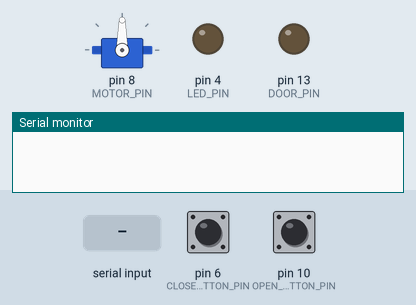
The sketch below on a simulated Arduino Uno, built with avr-gcc and run on an emulated ATmega328P. Parts: servo, output pins drawn as LEDs (lit = HIGH), the last lines printed to the serial monitor. The inputs (shaded band) are chosen by the test bench; at power-on: pin 10 (OPEN_BUTTON_PIN) LOW, pin 6 (CLOSE_BUTTON_PIN) LOW.

Above: at 1.2 s.
1.3 s: pin 10 (OPEN_BUTTON_PIN) pulled HIGH for 0.15 s
At 2.9 s:
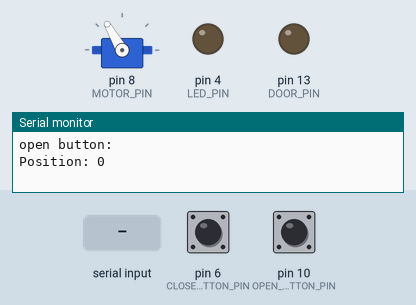
3.4 s: pin 6 (CLOSE_BUTTON_PIN) pulled HIGH for 3.2 s
At 7.8 s:
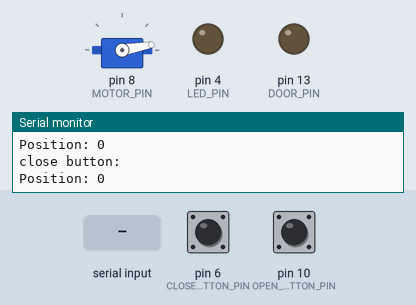
8.1 s: byte 72 (DOOR_TRIGGER) received over Serial
At 8.7 s:
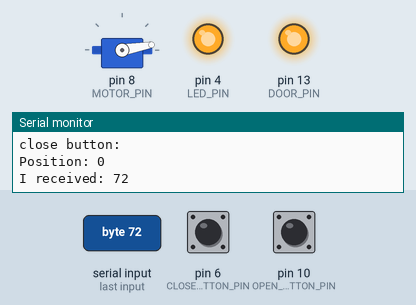
10.6 s: pin 10 (OPEN_BUTTON_PIN) pulled HIGH for 1 s
At 11.44 s:
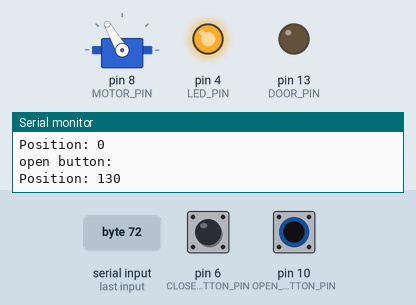
13.1 s: byte 72 (DOOR_TRIGGER) received over Serial
At 13.7 s:
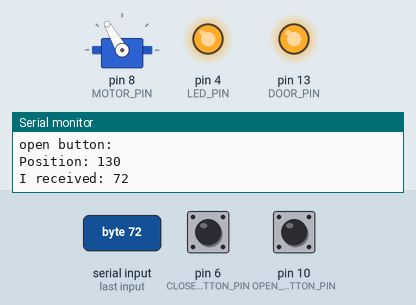
15.6 s: pin 6 (CLOSE_BUTTON_PIN) pulled HIGH for 0.15 s
At 16.05 s:
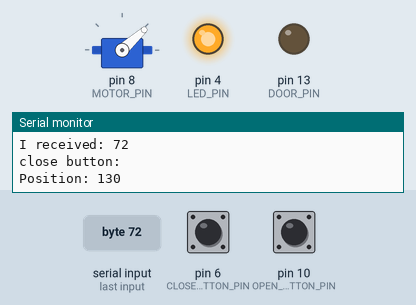
Timing chart, 0 to 18.6 s (numbered marks = the images above; inputs shaded):
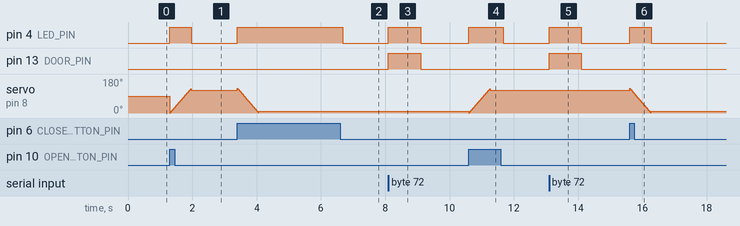

Measured:
- after the input at 1.3 s, pin 4 (LED_PIN): LOW → HIGH at once, → LOW 0.67 s later
- after the input at 3.4 s, pin 4 (LED_PIN): LOW → HIGH at once, → LOW 3.3 s later
- after the input at 8.1 s, pin 4 (LED_PIN), pin 13 (DOOR_PIN): LOW → HIGH at once, → LOW 1.0 s later
- after the input at 10.6 s, pin 4 (LED_PIN): LOW → HIGH at once, → LOW 1.1 s later
- after the input at 13.1 s, pin 4 (LED_PIN), pin 13 (DOOR_PIN): LOW → HIGH at once, → LOW 1.0 s later
- after the input at 15.6 s, pin 4 (LED_PIN): LOW → HIGH at once, → LOW 0.67 s later

The sketch:

Door.ino
```cpp
#include <Servo.h>
#define DELAY 1000
#define DOOR_TRIGGER 72
#define UNLOCK_TRIGGER 73
#define LOCK_TRIGGER 74
#define FINAL_POSITION 130
#define MOTOR_DELAY 5

#define LED_PIN 4
#define MOTOR_PIN 8
#define DOOR_PIN 13
#define OPEN_BUTTON_PIN 10
#define CLOSE_BUTTON_PIN 6
int incomingByte = 0;   // for incoming serial data
Servo myServo;
int pos = 0;
int openButtonState = 0;
int closeButtonState = 0;


void lightOn() {
  digitalWrite(LED_PIN, HIGH);   // turn the LED on (HIGH is the voltage level)             // wait for a second

}
void lightOff() {
  digitalWrite(LED_PIN, LOW);    // turn the LED off by making the voltage LOW
}

void openDoor() {
  lightOn();
  digitalWrite(DOOR_PIN, HIGH);
  delay(1000);
  digitalWrite(DOOR_PIN, LOW);
  lightOff();
}

void unlockDoor() {
  lightOn();
  Serial.print("\nPosition: ");
  Serial.println(pos, DEC);
  if (pos == 0) {
    for(pos = 0; pos < FINAL_POSITION; pos += 1)  // goes from 0 degrees to 180 degrees
    {                                  // in steps of 1 degree
      myServo.write(pos);              // tell servo to go to position in variable 'pos'
      delay(MOTOR_DELAY);
     // waits 15ms for the servo to reach the position
    }
    delay(10);
    myServo.write(pos-10);
  } else {
    delay(200);
  }
  lightOff();
}

void lockDoor() {
  lightOn();
  Serial.print("\nPosition: ");
  Serial.println(pos, DEC);
  if (pos == FINAL_POSITION) {
    for(pos = FINAL_POSITION; pos>=1; pos-=1)     // goes from 180 degrees to 0 degrees
    {
      myServo.write(pos);              // tell servo to go to position in variable 'pos'
      delay(MOTOR_DELAY);                       // waits 15ms for the servo to reach the position
    }
    delay(10);
    myServo.write(pos+10);
  } else {
    delay(200);
  }
  lightOff();
}

void setup() {
  myServo.attach(MOTOR_PIN);
  pinMode(LED_PIN, OUTPUT);
  pinMode(DOOR_PIN, OUTPUT);
  pinMode(OPEN_BUTTON_PIN, INPUT);
  pinMode(CLOSE_BUTTON_PIN, INPUT);
  Serial.begin(9600);     // opens serial port, sets data rate to 9600 bps
}

void loop() {
    // send data only when you receive data:
    if (Serial.available() > 0) {
        // read the incoming byte:
        incomingByte = Serial.read();
        // say what you got:
        Serial.print("I received: ");
        Serial.println(incomingByte, DEC);
        if (incomingByte == DOOR_TRIGGER) {
            openDoor();
        }
        if (incomingByte == LOCK_TRIGGER) {
            lockDoor();
        }
        if (incomingByte == UNLOCK_TRIGGER) {
            unlockDoor();
        }

    }
    openButtonState = digitalRead(OPEN_BUTTON_PIN);
    if (openButtonState == HIGH) {
        Serial.print("\nopen button: ");
      unlockDoor();
    }
    closeButtonState = digitalRead(CLOSE_BUTTON_PIN);
    if (closeButtonState == HIGH) {
      Serial.print("\nclose button: ");
      lockDoor();
    }
}
```
